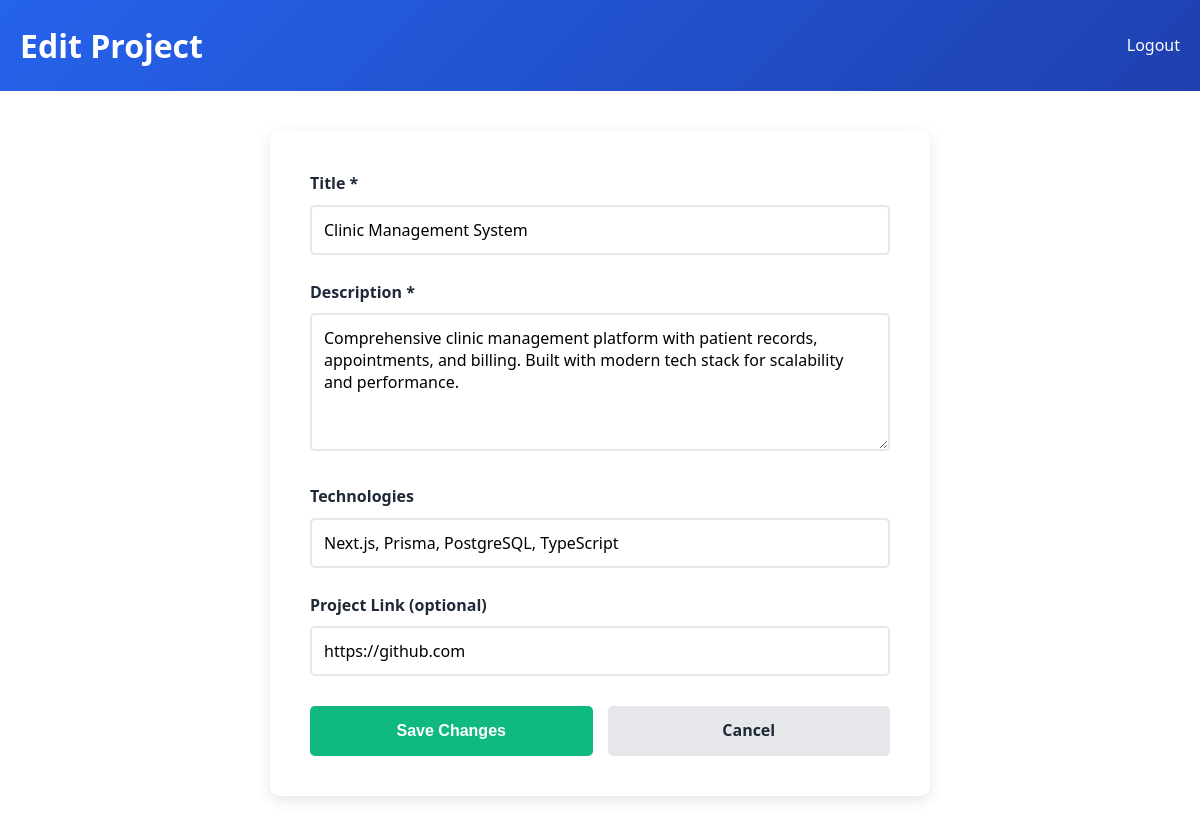
The app's page /admin/edit-project.php?id=3 (signed in) with its own data.
### tables this page shows
CREATE TABLE IF NOT EXISTS projects (
    id INT PRIMARY KEY AUTO_INCREMENT,
    title VARCHAR(100) NOT NULL,
    description TEXT NOT NULL,
    image VARCHAR(255),
    technologies VARCHAR(255),
    link VARCHAR(255),
    created_at TIMESTAMP DEFAULT CURRENT_TIMESTAMP,
    updated_at TIMESTAMP DEFAULT CURRENT_TIMESTAMP ON UPDATE CURRENT_TIMESTAMP
);

### admin/edit-project.php (the view, shortened to what this page needs)
<?php
include '../includes/db-config.php';
$project_id = isset($_GET['id']) ? intval($_GET['id']) : 0;
try {
    $stmt = $pdo->prepare('SELECT id, title, description, technologies, link FROM projects WHERE id = ?');
    $stmt->execute([$project_id]);
    $project = $stmt->fetch();
} catch (PDOException $e) {
    die('Database error: ' . $e->getMessage());
}
?>
<!DOCTYPE html>
<html lang="tr">
<head>
    <link rel="stylesheet" href="/css/style.css">
</head>
<body>
    <div class="admin-header">
        <h1>Edit Project</h1>
        <a href="logout.php" style="color: white; text-decoration: none;">Logout</a>
    </div>
    <div class="edit-container">
        <div class="form-section">
            <form method="POST">
                <div class="form-group">
                    <label for="title">Title *</label>
                    <input type="text" id="title" name="title" value="<?php echo htmlspecialchars($project['title']); ?>" required>
                </div>
                <div class="form-group">
                    <label for="description">Description *</label>
                    <textarea id="description" name="description" rows="5" required><?php echo htmlspecialchars($project['description']); ?></textarea>
                </div>
                <div class="form-group">
                    <label for="technologies">Technologies</label>
                    <input type="text" id="technologies" name="technologies" placeholder="e.g. PHP, MySQL, JavaScript" value="<?php echo htmlspecialchars($project['technologies']); ?>">
                </div>
                <div class="form-group">
                    <label for="link">Project Link (optional)</label>
                    <input type="url" id="link" name="link" value="<?php echo htmlspecialchars($project['link'] ?? ''); ?>">
                </div>
                <div class="btn-group">
                    <button type="submit" class="btn btn-save">Save Changes</button>
                    <a href="dashboard.php" class="btn btn-cancel" style="text-decoration: none; display: flex; align-items: center; justify-content: center;">Cancel</a>
                </div>
            </form>
        </div>
    </div>
</body>
</html>

### css/style.css (style rules this page uses)
:root { --primary-color: #2563eb; --secondary-color: #1e40af; --accent-color: #f59e0b; --text-dark: #1f2937; --text-light: #6b7280; --bg-light: #f9fafb; --bg-white: #ffffff; --border-color: #e5e7eb; --success-color: #10b981; --error-color: #ef4444; --font-family: 'Segoe UI', Tahoma, Geneva, Verdana, sans-serif; --transition: all 0.3s ease; }
* { margin: 0; padding: 0; box-sizing: border-box; }
html { scroll-behavior: smooth; }
body { font-family: var(--font-family); background-color: var(--bg-white); color: var(--text-dark); line-height: 1.6; transition: var(--transition); }
.form-group { margin-bottom: 25px; }
.form-group label { display: block; margin-bottom: 8px; font-weight: 600; color: var(--text-dark); }
.form-group input, .form-group textarea { width: 100%; padding: 12px; border: 2px solid var(--border-color); border-radius: 5px; font-family: inherit; font-size: 1rem; transition: var(--transition); }
.btn { padding: 12px 30px; border: none; border-radius: 5px; font-size: 1rem; font-weight: 600; cursor: pointer; transition: var(--transition); }

### admin/edit-project.php (style rules this page uses)
.admin-header { background: linear-gradient(135deg, #2563eb, #1e40af); color: white; padding: 20px; display: flex; justify-content: space-between; align-items: center; }
.edit-container { max-width: 700px; margin: 40px auto; padding: 0 20px; }
.form-section { background: white; padding: 40px; border-radius: 10px; box-shadow: 0 4px 15px rgba(0, 0, 0, 0.1); }
.form-group { margin-bottom: 25px; }
.form-group label { display: block; margin-bottom: 8px; font-weight: 600; }
.form-group input, .form-group textarea { width: 100%; padding: 12px; border: 2px solid #e5e7eb; border-radius: 5px; font-family: inherit; font-size: 1rem; }
.btn-group { display: flex; gap: 15px; margin-top: 30px; }
.btn { padding: 12px 30px; border: none; border-radius: 5px; font-weight: 600; cursor: pointer; flex: 1; }
.btn-save { background: #10b981; color: white; }
.btn-cancel { background: #e5e7eb; color: #1f2937; }

### records on screen
projects: title "Clinic Management System", description "Comprehensive clinic management platform with patient records, appointments, and billing. Built with modern tech stack for scalability and performance.", technologies "Next.js, Prisma, PostgreSQL, TypeScript", link "https://github.com"
